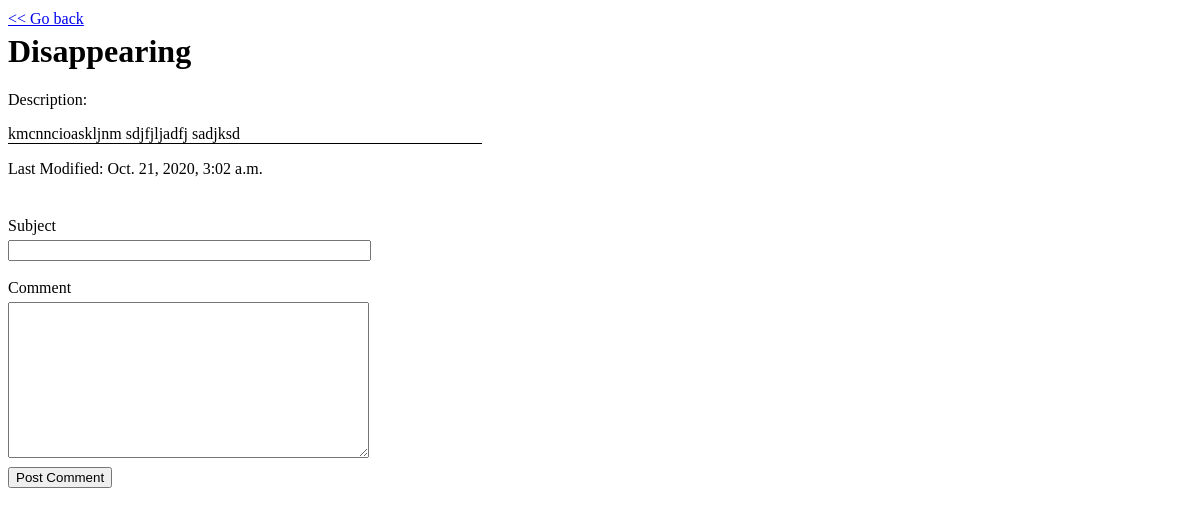
Page /courses/5/comments on the earlier database version.
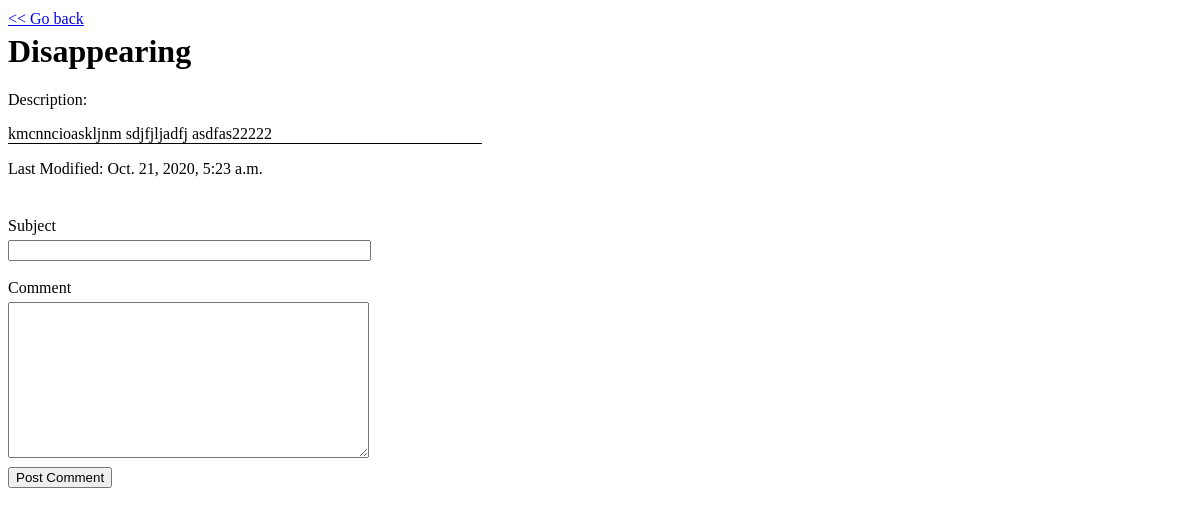
Same page on the later database version.
### courses_app/models.py (models this page shows)
class Courses(models.Model):
    name = models.CharField(max_length=255)
    created_at = models.DateTimeField(auto_now_add=True)
    modified_at = models.DateTimeField(auto_now=True)
    objects = CourseManager()
    description = models.OneToOneField(Descriptions,
                                    on_delete=models.CASCADE,
                                    primary_key=True)

class Descriptions(models.Model):
    description = models.TextField()
    created_at = models.DateTimeField(auto_now_add=True)
    modified_at = models.DateTimeField(auto_now=True)

### courses_app/views.py (the view)
# urls.py: path('courses/<int:course_id>/comments', views.course_comments),
def course_comments(request, course_id):
    context = {
        'this_course': Courses.objects.get(description_id=course_id),
    }
    return render(request, 'comments.html', context)

### courses_app/templates/comments.html (shortened to what this page needs)
<!DOCTYPE html>
<html lang="en">
<head>
    {% load static %}
    <link rel="stylesheet" href="{% static 'css/style.css' %}">
</head>
<body>
    <a href="/"> << Go back</a>
    <h1>{{this_course.name}}</h1>
    <p>Description: </p>
    <p id="pbox">{{this_course.description.description}}</p>
    <p>Last Modified: {{this_course.modified_at}}</p>
    <br>
    <form action="comments/add" method="POST">
        <label >Subject</label><br>
        <input type="text" name="topic" id="comm"><br><br>
        <label>Comment</label><br>
        <textarea name="comment" id="comm" cols="30" rows="10"></textarea><br>
        <input id="button" type="submit" value="Post Comment">
    </form>
</body>
</html>

Differences in the rows shown:
changed Courses "Disappearing": description.description "kmcnncioaskljnm sdjfjljadfj sadjksd" → "kmcnncioaskljnm sdjfjljadfj asdfas22222"; modified_at "Oct. 21, 2020, 3:02 a.m." → "Oct. 21, 2020, 5:23 a.m."
